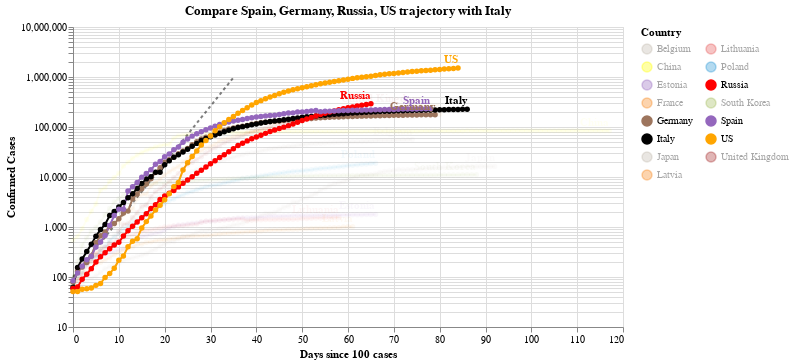

Write notebook code for a chart like this one.
### Code cell
#hide_input
chart2 = make_since_chart(dff2, ['Spain', 'Germany','Russia', 'US'], baseline_countries)
chart2

### Figure 1 — Vega-Lite specification as saved in the notebook (floating-point values rounded to 4 significant figures; data arrays with more than 128 entries replaced by an {"elided": "..."} marker saying what was removed)
{"config": {"view": {"continuousWidth": 400, "continuousHeight": 300}}, "layer": [{"data": {"name": "data-628230001892d6798b50651be41d1b3e"}, "mark": {"type": "line", "color": "black", "opacity": 0.5, "strokeDash": [3, 3]}, "encoding": {"x": {"type": "quantitative", "field": "Days since 100 cases"}, "y": {"type": "quantitative", "field": "Confirmed Cases"}}}, {"data": {"name": "data-0eb2a29fc3155e1078be3cc467ca6236"}, "mark": {"type": "line", "point": true}, "encoding": {"color": {"type": "nominal", "field": "Country", "legend": {"columns": 2}, "scale": {"domain": ["Belgium", "China", "Estonia", "France", "Germany", "Italy", "Japan", "Latvia", "Lithuania", "Poland", "Russia", "South Korea", "Spain", "US", "United Kingdom"], "range": ["#C1B7AD", "yellow", "#9467bd", "#F58518", "#9D755D", "black", "#C1B7AD", "#F58518", "#E45756", "#2495D3", "red", "#A1BA59", "#9467bd", "orange", "brown"]}}, "opacity": {"condition": {"value": 1, "selection": "selector003"}, "value": 0.05}, "tooltip": [{"type": "nominal", "field": "Country"}, {"type": "temporal", "field": "Date"}, {"type": "quantitative", "field": "Confirmed Cases"}, {"type": "quantitative", "field": "Days since 100 cases"}], "x": {"type": "quantitative", "field": "Days since 100 cases"}, "y": {"type": "quantitative", "field": "Confirmed Cases", "scale": {"type": "log"}}}, "selection": {"selector003": {"type": "multi", "fields": ["Country"], "bind": "legend", "init": [{"Country": "Spain"}, {"Country": "Germany"}, {"Country": "Russia"}, {"Country": "US"}, {"Country": "Italy"}]}}, "width": 550}, {"data": {"name": "data-0eb2a29fc3155e1078be3cc467ca6236"}, "mark": {"type": "text", "align": "right", "dy": -8, "fontWeight": "bold"}, "encoding": {"color": {"type": "nominal", "field": "Country", "legend": {"columns": 2}, "scale": {"domain": ["Belgium", "China", "Estonia", "France", "Germany", "Italy", "Japan", "Latvia", "Lithuania", "Poland", "Russia", "South Korea", "Spain", "US", "United Kingdom"], "range": ["#C1B7AD", "yellow", "#9467bd", "#F58518", "#9D755D", "black", "#C1B7AD", "#F58518", "#E45756", "#2495D3", "red", "#A1BA59", "#9467bd", "orange", "brown"]}}, "opacity": {"condition": {"value": 1, "selection": "selector003"}, "value": 0.05}, "text": {"type": "nominal", "field": "Country"}, "tooltip": [{"type": "nominal", "field": "Country"}, {"type": "temporal", "field": "Date"}, {"type": "quantitative", "field": "Confirmed Cases"}, {"type": "quantitative", "field": "Days since 100 cases"}], "x": {"type": "quantitative", "field": "Days since 100 cases"}, "y": {"type": "quantitative", "field": "Confirmed Cases", "scale": {"type": "log"}}}, "transform": [{"filter": "(datum['Date'] >= 1589760000000)"}], "width": 550}], "title": "Compare Spain, Germany, Russia, US trajectory with Italy", "$schema": "https://vega.github.io/schema/vega-lite/v4.0.2.json", "datasets": {"data-628230001892d6798b50651be41d1b3e": [{"Days since 100 cases": 0, "Confirmed Cases": 100.0}, {"Days since 100 cases": 1, "Confirmed Cases": 130.0}, {"Days since 100 cases": 2, "Confirmed Cases": 169.0}, {"Days since 100 cases": 3, "Confirmed Cases": 219.7}, {"Days since 100 cases": 4, "Confirmed Cases": 285.6}, {"Days since 100 cases": 5, "Confirmed Cases": 371.3}, {"Days since 100 cases": 6, "Confirmed Cases": 482.7}, {"Days since 100 cases": 7, "Confirmed Cases": 627.5}, {"Days since 100 cases": 8, "Confirmed Cases": 815.7}, {"Days since 100 cases": 9, "Confirmed Cases": 1060.0}, {"Days since 100 cases": 10, "Confirmed Cases": 1379.0}, {"Days since 100 cases": 11, "Confirmed Cases": 1792.0}, {"Days since 100 cases": 12, "Confirmed Cases": 2330.0}, {"Days since 100 cases": 13, "Confirmed Cases": 3029.0}, {"Days since 100 cases": 14, "Confirmed Cases": 3937.0}, {"Days since 100 cases": 15, "Confirmed Cases": 5119.0}, {"Days since 100 cases": 16, "Confirmed Cases": 6654.0}, {"Days since 100 cases": 17, "Confirmed Cases": 8650.0}, {"Days since 100 cases": 18, "Confirmed Cases": 11250.0}, {"Days since 100 cases": 19, "Confirmed Cases": 14620.0}, {"Days since 100 cases": 20, "Confirmed Cases": 19000.0}, {"Days since 100 cases": 21, "Confirmed Cases": 24710.0}, {"Days since 100 cases": 22, "Confirmed Cases": 32120.0}, {"Days since 100 cases": 23, "Confirmed Cases": 41750.0}, {"Days since 100 cases": 24, "Confirmed Cases": 54280.0}, {"Days since 100 cases": 25, "Confirmed Cases": 70560.0}, {"Days since 100 cases": 26, "Confirmed Cases": 91730.0}, {"Days since 100 cases": 27, "Confirmed Cases": 119300.0}, {"Days since 100 cases": 28, "Confirmed Cases": 155000.0}, {"Days since 100 cases": 29, "Confirmed Cases": 201500.0}, {"Days since 100 cases": 30, "Confirmed Cases": 262000.0}, {"Days since 100 cases": 31, "Confirmed Cases": 340600.0}, {"Days since 100 cases": 32, "Confirmed Cases": 442800.0}, {"Days since 100 cases": 33, "Confirmed Cases": 575600.0}, {"Days since 100 cases": 34, "Confirmed Cases": 748300.0}, {"Days since 100 cases": 35, "Confirmed Cases": 972800.0}], "data-0eb2a29fc3155e1078be3cc467ca6236": {"elided": "1185 records"}}}
